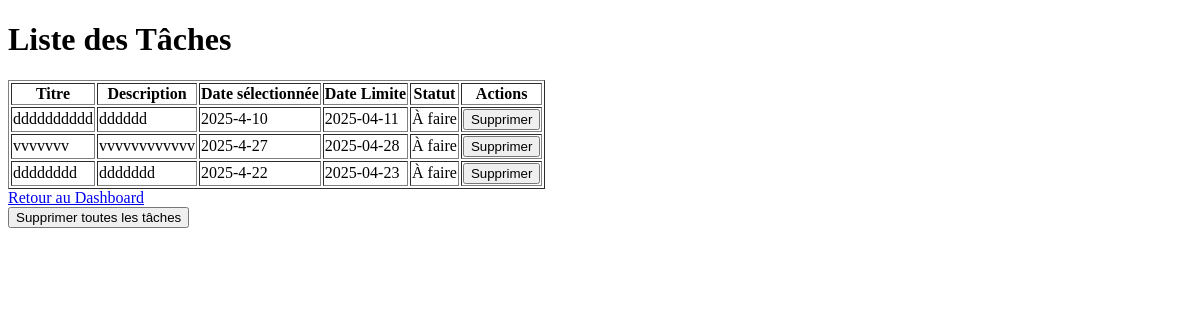
Page /listeTaches (signed in) on the earlier database version.
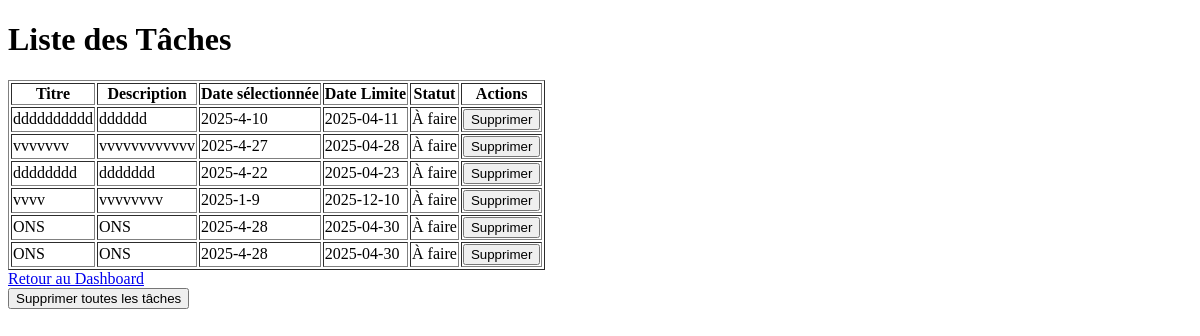
Same page on the later database version.
### tables this page shows
CREATE TABLE taches (
    idTache INTEGER PRIMARY KEY AUTOINCREMENT,
    idUtilisateur INTEGER,
    titre TEXT,
    description TEXT,
    deadline DATE,
    statut TEXT,
    selectedday DATE,
    FOREIGN KEY (idUtilisateur) REFERENCES utilisateurs(idUtilisateur)
);

### app.py (the view)
@app.route("/listeTaches")
def liste_taches():
    if "utilisateur_id" not in session:
        return redirect("/login")
    utilisateur_id = session["utilisateur_id"]
    conn = get_db_connection()
    taches = conn.execute(
        "SELECT * FROM taches WHERE idUtilisateur = ?",
        (utilisateur_id,)
    ).fetchall()
    conn.close()
    return render_template("liste_taches.html", taches=taches)

### app.py (called while the page is built)
def get_db_connection():
    conn = sqlite3.connect("carnet_contactsN.db")
    conn.row_factory = sqlite3.Row
    return conn

### templates/liste_taches.html (shortened to what this page needs)
<!DOCTYPE html>
<html lang="fr">
<head>
</head>
<body>
    <h1>Liste des Tâches</h1>
    <table border="1">
        <thead>
            <tr>
                <th>Titre</th>
                <th>Description</th>
                <th>Date sélectionnée</th>
                <th>Date Limite</th>
                <th>Statut</th>
                <th>Actions</th>
            </tr>
        </thead>
        <tbody>
            {% for tache in taches %}
                <tr>
                    <td>{{ tache['titre'] }}</td>
                    <td>{{ tache['description'] }}</td>
                    <td>{{ tache['selectedday'] }}</td>
                    <td>{{ tache['deadline'] }}</td>
                    <td>{{ tache['statut'] }}</td>
                    <td>
                        <form method="POST" action="/supprimer_tache">
                            <button type="submit">Supprimer</button>
                        </form>
                    </td>
                </tr>
            {% endfor %}
        </tbody>
    </table>
    <a href="/dashboard">Retour au Dashboard</a>
    <form method="POST" action="/supprimer_toutes_taches">
        <button type="submit">Supprimer toutes les tâches</button>
    </form>
</body>
</html>

Differences in the rows shown:
added taches: titre "vvvv", description "vvvvvvvv", selectedday "2025-1-9", deadline "2025-12-10", statut "À faire"
added taches: titre "ONS", description "ONS", selectedday "2025-4-28", deadline "2025-04-30", statut "À faire"
added taches: titre "ONS", description "ONS", selectedday "2025-4-28", deadline "2025-04-30", statut "À faire"
